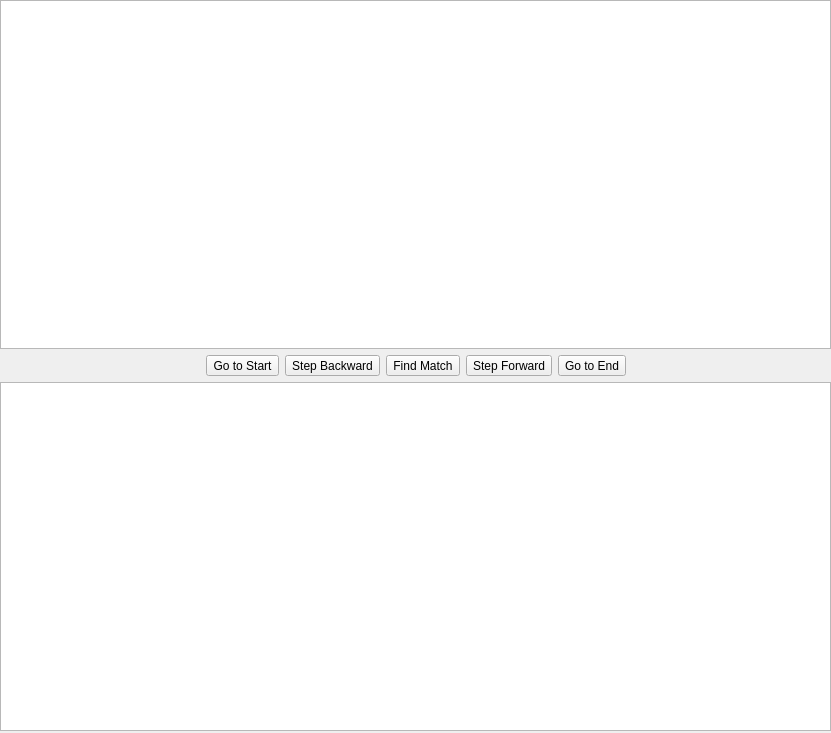
<?xml version="1.0" encoding="UTF-8"?>
<ui version="4.0">
 <class>Tracing</class>
 <widget class="QWidget" name="Tracing">
  <property name="geometry">
   <rect>
    <x>0</x>
    <y>0</y>
    <width>831</width>
    <height>733</height>
   </rect>
  </property>
  <property name="windowTitle">
   <string>Form</string>
  </property>
  <widget class="QWidget" name="verticalLayoutWidget">
   <property name="geometry">
    <rect>
     <x>0</x>
     <y>0</y>
     <width>831</width>
     <height>731</height>
    </rect>
   </property>
   <layout class="QVBoxLayout" name="verticalLayout">
    <item>
     <widget class="Developer::GraphWidget" name="graphView"/>
    </item>
    <item>
     <layout class="QHBoxLayout" name="controls" stretch="0,0,0,0,0,0,0">
      <item>
       <spacer name="horizontalSpacerLeft">
        <property name="orientation">
         <enum>Qt::Horizontal</enum>
        </property>
        <property name="sizeHint" stdset="0">
         <size>
          <width>40</width>
          <height>20</height>
         </size>
        </property>
       </spacer>
      </item>
      <item>
       <widget class="QToolButton" name="toolButton">
        <property name="toolTip">
         <string>Jump back to the start of execution (the input graph).</string>
        </property>
        <property name="text">
         <string>Go to Start</string>
        </property>
        <property name="icon">
         <iconset resource="icons.qrc">
          <normaloff>:/icons/skip_backward.png</normaloff>:/icons/skip_backward.png</iconset>
        </property>
        <property name="toolButtonStyle">
         <enum>Qt::ToolButtonTextUnderIcon</enum>
        </property>
       </widget>
      </item>
      <item>
       <widget class="QToolButton" name="toolButton_2">
        <property name="toolTip">
         <string>Go back one step.</string>
        </property>
        <property name="text">
         <string>Step Backward</string>
        </property>
        <property name="icon">
         <iconset resource="icons.qrc">
          <normaloff>:/icons/step_backward.png</normaloff>:/icons/step_backward.png</iconset>
        </property>
        <property name="toolButtonStyle">
         <enum>Qt::ToolButtonTextUnderIcon</enum>
        </property>
       </widget>
      </item>
      <item>
       <widget class="QToolButton" name="toolButton_3">
        <property name="toolTip">
         <string>Highlight the match for the next rule, if there are any.</string>
        </property>
        <property name="text">
         <string>Find Match</string>
        </property>
        <property name="icon">
         <iconset resource="icons.qrc">
          <normaloff>:/icons/find_match.png</normaloff>:/icons/find_match.png</iconset>
        </property>
        <property name="toolButtonStyle">
         <enum>Qt::ToolButtonTextUnderIcon</enum>
        </property>
       </widget>
      </item>
      <item>
       <widget class="QToolButton" name="toolButton_4">
        <property name="toolTip">
         <string>Go forward one step.</string>
        </property>
        <property name="text">
         <string>Step Forward</string>
        </property>
        <property name="icon">
         <iconset resource="icons.qrc">
          <normaloff>:/icons/step_forward.png</normaloff>:/icons/step_forward.png</iconset>
        </property>
        <property name="toolButtonStyle">
         <enum>Qt::ToolButtonTextUnderIcon</enum>
        </property>
       </widget>
      </item>
      <item>
       <widget class="QToolButton" name="toolButton_5">
        <property name="toolTip">
         <string>Jump to the end of execution (the output graph).</string>
        </property>
        <property name="text">
         <string>Go to End</string>
        </property>
        <property name="icon">
         <iconset resource="icons.qrc">
          <normaloff>:/icons/skip_forward.png</normaloff>:/icons/skip_forward.png</iconset>
        </property>
        <property name="toolButtonStyle">
         <enum>Qt::ToolButtonTextUnderIcon</enum>
        </property>
       </widget>
      </item>
      <item>
       <spacer name="horizontalSpacerRight">
        <property name="orientation">
         <enum>Qt::Horizontal</enum>
        </property>
        <property name="sizeHint" stdset="0">
         <size>
          <width>40</width>
          <height>20</height>
         </size>
        </property>
       </spacer>
      </item>
     </layout>
    </item>
    <item>
     <widget class="Developer::ProgramEditor" name="programView"/>
    </item>
   </layout>
  </widget>
 </widget>
 <customwidgets>
  <customwidget>
   <class>Developer::GraphWidget</class>
   <extends>QGraphicsView</extends>
   <header>graphview/graphwidget.hpp</header>
  </customwidget>
  <customwidget>
   <class>Developer::ProgramEditor</class>
   <extends>QPlainTextEdit</extends>
   <header>programeditor.hpp</header>
  </customwidget>
 </customwidgets>
 <resources>
  <include location="icons.qrc"/>
 </resources>
 <connections/>
</ui>
